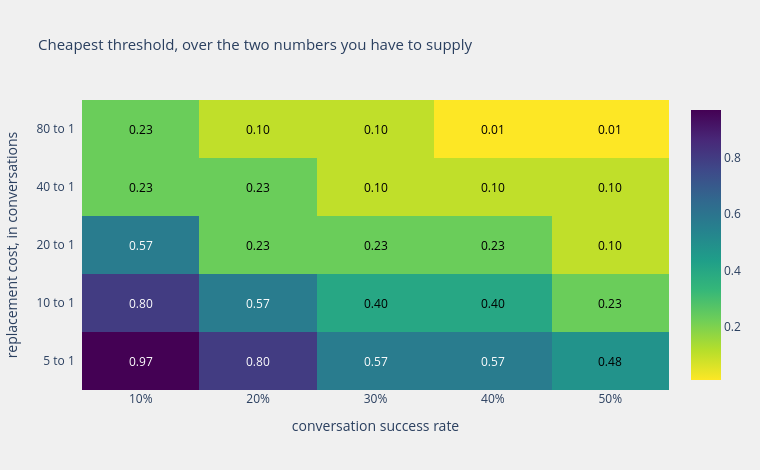

The notebook cell saved with this chart:
### Markdown cell above
Drag along the blue curve and the tradeoff becomes obvious in a way no table makes it. At a
cost ratio of 20 to 1 the cheapest place to stand is 0.23, not 0.5: ten more leavers reached,
23 more conversations that turn out to be unnecessary, and a lower expected bill.

The shape is worth reading too. The cost curve is flat over a wide middle. That is good news
for anyone who has to defend a threshold, because it means the exact choice matters much less
than being roughly in the right region, and being in the right region requires only a rough
sense of the cost ratio.

But the cheapest threshold does move with the parameters, and it is worth seeing how much
before anybody quotes 0.23 as a recommendation.

### Code cell
ratio_grid = [5, 10, 20, 40, 80]
success_grid = [0.10, 0.20, 0.30, 0.40, 0.50]

optimal = np.zeros((len(ratio_grid), len(success_grid)))
for i, ratio_value in enumerate(ratio_grid):
    for j, success_value in enumerate(success_grid):
        costs = expected_cost(sweep.catches, sweep.false_alarms, sweep.missed,
                              replace=ratio_value, talk=1.0,
                              success=success_value)
        optimal[i, j] = sweep.threshold[int(np.argmin(costs.to_numpy()))]

figure = ff.create_annotated_heatmap(
    z=optimal, x=['%.0f%%' % (s * 100) for s in success_grid],
    y=['%d to 1' % r for r in ratio_grid],
    annotation_text=[['%.2f' % v for v in row] for row in optimal],
    colorscale='Viridis', reversescale=True, showscale=True,
    hovertemplate=('conversation success %{x}<br>cost ratio %{y}'
                   '<br>cheapest threshold: %{z:.2f}<extra></extra>'))
figure.update_layout(dict(
    title=dict(text='Cheapest threshold, over the two numbers you have to '
                    'supply', font=dict(size=15)),
    height=470, width=760,
    xaxis=dict(title='conversation success rate', side='bottom'),
    yaxis=dict(title='replacement cost, in conversations'),
    plot_bgcolor='rgba(240, 240, 240, 0.95)',
    paper_bgcolor='rgba(240, 240, 240, 0.95)'))
py.iplot(figure)

### Figure 1 — Plotly figure (JSON) as saved in the notebook; plotly's stock layout.template omitted (floating-point values rounded to 4 significant figures)
{"data": [{"colorscale": [[0, "#440154"], [0.1111, "#482878"], [0.2222, "#3e4989"], [0.3333, "#31688e"], [0.4444, "#26828e"], [0.5556, "#1f9e89"], [0.6667, "#35b779"], [0.7778, "#6ece58"], [0.8889, "#b5de2b"], [1, "#fde725"]], "hovertemplate": "conversation success %{x}<br>cost ratio %{y}<br>cheapest threshold: %{z:.2f}<extra></extra>", "reversescale": true, "showscale": true, "type": "heatmap", "x": ["10%", "20%", "30%", "40%", "50%"], "y": ["5 to 1", "10 to 1", "20 to 1", "40 to 1", "80 to 1"], "z": [[0.97, 0.8, 0.57, 0.57, 0.48], [0.8, 0.57, 0.4, 0.4, 0.23], [0.57, 0.23, 0.23, 0.23, 0.1], [0.23, 0.23, 0.1, 0.1, 0.1], [0.23, 0.1, 0.1, 0.01, 0.01]]}], "layout": {"annotations": [{"font": {"color": "#FFFFFF"}, "showarrow": false, "text": "0.97", "x": "10%", "xref": "x", "y": "5 to 1", "yref": "y"}, {"font": {"color": "#FFFFFF"}, "showarrow": false, "text": "0.80", "x": "20%", "xref": "x", "y": "5 to 1", "yref": "y"}, {"font": {"color": "#FFFFFF"}, "showarrow": false, "text": "0.57", "x": "30%", "xref": "x", "y": "5 to 1", "yref": "y"}, {"font": {"color": "#FFFFFF"}, "showarrow": false, "text": "0.57", "x": "40%", "xref": "x", "y": "5 to 1", "yref": "y"}, {"font": {"color": "#000000"}, "showarrow": false, "text": "0.48", "x": "50%", "xref": "x", "y": "5 to 1", "yref": "y"}, {"font": {"color": "#FFFFFF"}, "showarrow": false, "text": "0.80", "x": "10%", "xref": "x", "y": "10 to 1", "yref": "y"}, {"font": {"color": "#FFFFFF"}, "showarrow": false, "text": "0.57", "x": "20%", "xref": "x", "y": "10 to 1", "yref": "y"}, {"font": {"color": "#000000"}, "showarrow": false, "text": "0.40", "x": "30%", "xref": "x", "y": "10 to 1", "yref": "y"}, {"font": {"color": "#000000"}, "showarrow": false, "text": "0.40", "x": "40%", "xref": "x", "y": "10 to 1", "yref": "y"}, {"font": {"color": "#000000"}, "showarrow": false, "text": "0.23", "x": "50%", "xref": "x", "y": "10 to 1", "yref": "y"}, {"font": {"color": "#FFFFFF"}, "showarrow": false, "text": "0.57", "x": "10%", "xref": "x", "y": "20 to 1", "yref": "y"}, {"font": {"color": "#000000"}, "showarrow": false, "text": "0.23", "x": "20%", "xref": "x", "y": "20 to 1", "yref": "y"}, {"font": {"color": "#000000"}, "showarrow": false, "text": "0.23", "x": "30%", "xref": "x", "y": "20 to 1", "yref": "y"}, {"font": {"color": "#000000"}, "showarrow": false, "text": "0.23", "x": "40%", "xref": "x", "y": "20 to 1", "yref": "y"}, {"font": {"color": "#000000"}, "showarrow": false, "text": "0.10", "x": "50%", "xref": "x", "y": "20 to 1", "yref": "y"}, {"font": {"color": "#000000"}, "showarrow": false, "text": "0.23", "x": "10%", "xref": "x", "y": "40 to 1", "yref": "y"}, {"font": {"color": "#000000"}, "showarrow": false, "text": "0.23", "x": "20%", "xref": "x", "y": "40 to 1", "yref": "y"}, {"font": {"color": "#000000"}, "showarrow": false, "text": "0.10", "x": "30%", "xref": "x", "y": "40 to 1", "yref": "y"}, {"font": {"color": "#000000"}, "showarrow": false, "text": "0.10", "x": "40%", "xref": "x", "y": "40 to 1", "yref": "y"}, {"font": {"color": "#000000"}, "showarrow": false, "text": "0.10", "x": "50%", "xref": "x", "y": "40 to 1", "yref": "y"}, {"font": {"color": "#000000"}, "showarrow": false, "text": "0.23", "x": "10%", "xref": "x", "y": "80 to 1", "yref": "y"}, {"font": {"color": "#000000"}, "showarrow": false, "text": "0.10", "x": "20%", "xref": "x", "y": "80 to 1", "yref": "y"}, {"font": {"color": "#000000"}, "showarrow": false, "text": "0.10", "x": "30%", "xref": "x", "y": "80 to 1", "yref": "y"}, {"font": {"color": "#000000"}, "showarrow": false, "text": "0.01", "x": "40%", "xref": "x", "y": "80 to 1", "yref": "y"}, {"font": {"color": "#000000"}, "showarrow": false, "text": "0.01", "x": "50%", "xref": "x", "y": "80 to 1", "yref": "y"}], "height": 470, "paper_bgcolor": "rgba(240, 240, 240, 0.95)", "plot_bgcolor": "rgba(240, 240, 240, 0.95)", "title": {"font": {"size": 15}, "text": "Cheapest threshold, over the two numbers you have to supply"}, "width": 760, "xaxis": {"dtick": 1, "gridcolor": "rgb(0, 0, 0)", "side": "bottom", "ticks": "", "title": {"text": "conversation success rate"}}, "yaxis": {"dtick": 1, "ticks": "", "ticksuffix": "  ", "title": {"text": "replacement cost, in conversations"}}}}
